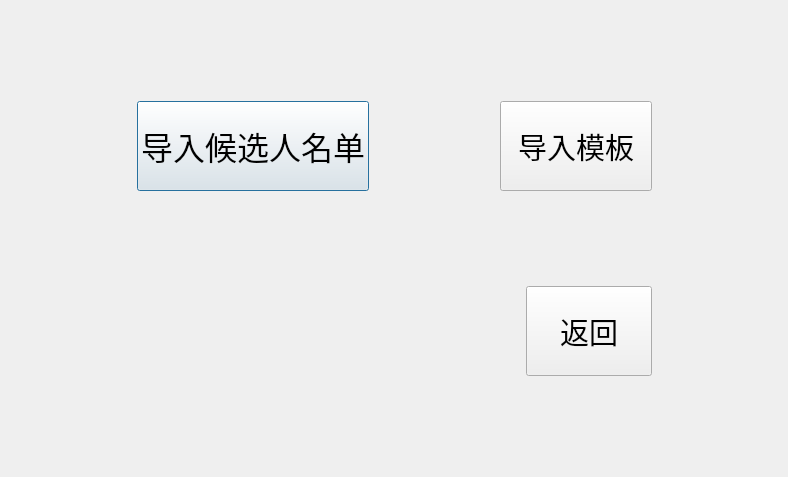
<?xml version="1.0" encoding="UTF-8"?>
<ui version="4.0">
 <class>NanHao_main_candidates</class>
 <widget class="QDialog" name="NanHao_main_candidates">
  <property name="geometry">
   <rect>
    <x>0</x>
    <y>0</y>
    <width>788</width>
    <height>477</height>
   </rect>
  </property>
  <property name="windowTitle">
   <string>NanHao_main_candidates</string>
  </property>
  <property name="styleSheet">
   <string notr="true"/>
  </property>
  <layout class="QGridLayout" name="gridLayout">
   <item row="1" column="1">
    <widget class="QPushButton" name="pushButton">
     <property name="sizePolicy">
      <sizepolicy hsizetype="Expanding" vsizetype="Expanding">
       <horstretch>0</horstretch>
       <verstretch>0</verstretch>
      </sizepolicy>
     </property>
     <property name="font">
      <font>
       <family>华文新魏</family>
       <pointsize>24</pointsize>
      </font>
     </property>
     <property name="text">
      <string>导入候选人名单</string>
     </property>
    </widget>
   </item>
   <item row="1" column="3" colspan="2">
    <widget class="QPushButton" name="pushButton_2">
     <property name="sizePolicy">
      <sizepolicy hsizetype="Expanding" vsizetype="Expanding">
       <horstretch>0</horstretch>
       <verstretch>0</verstretch>
      </sizepolicy>
     </property>
     <property name="font">
      <font>
       <family>华文新魏</family>
       <pointsize>22</pointsize>
      </font>
     </property>
     <property name="text">
      <string>导入模板</string>
     </property>
    </widget>
   </item>
   <item row="3" column="4">
    <widget class="QPushButton" name="exitBt">
     <property name="sizePolicy">
      <sizepolicy hsizetype="Expanding" vsizetype="Expanding">
       <horstretch>0</horstretch>
       <verstretch>0</verstretch>
      </sizepolicy>
     </property>
     <property name="font">
      <font>
       <family>华文新魏</family>
       <pointsize>22</pointsize>
      </font>
     </property>
     <property name="text">
      <string>返回</string>
     </property>
    </widget>
   </item>
   <item row="1" column="2">
    <spacer name="horizontalSpacer_2">
     <property name="orientation">
      <enum>Qt::Horizontal</enum>
     </property>
     <property name="sizeHint" stdset="0">
      <size>
       <width>40</width>
       <height>20</height>
      </size>
     </property>
    </spacer>
   </item>
   <item row="1" column="0">
    <spacer name="horizontalSpacer">
     <property name="orientation">
      <enum>Qt::Horizontal</enum>
     </property>
     <property name="sizeHint" stdset="0">
      <size>
       <width>40</width>
       <height>20</height>
      </size>
     </property>
    </spacer>
   </item>
   <item row="1" column="5">
    <spacer name="horizontalSpacer_3">
     <property name="orientation">
      <enum>Qt::Horizontal</enum>
     </property>
     <property name="sizeHint" stdset="0">
      <size>
       <width>40</width>
       <height>20</height>
      </size>
     </property>
    </spacer>
   </item>
   <item row="2" column="3">
    <spacer name="verticalSpacer_2">
     <property name="orientation">
      <enum>Qt::Vertical</enum>
     </property>
     <property name="sizeHint" stdset="0">
      <size>
       <width>20</width>
       <height>40</height>
      </size>
     </property>
    </spacer>
   </item>
   <item row="0" column="3">
    <spacer name="verticalSpacer">
     <property name="orientation">
      <enum>Qt::Vertical</enum>
     </property>
     <property name="sizeHint" stdset="0">
      <size>
       <width>20</width>
       <height>40</height>
      </size>
     </property>
    </spacer>
   </item>
   <item row="4" column="4">
    <spacer name="verticalSpacer_3">
     <property name="orientation">
      <enum>Qt::Vertical</enum>
     </property>
     <property name="sizeHint" stdset="0">
      <size>
       <width>20</width>
       <height>40</height>
      </size>
     </property>
    </spacer>
   </item>
  </layout>
 </widget>
 <layoutdefault spacing="6" margin="11"/>
 <resources>
  <include location="NanHao.qrc"/>
 </resources>
 <connections>
  <connection>
   <sender>exitBt</sender>
   <signal>clicked()</signal>
   <receiver>NanHao_main_candidates</receiver>
   <slot>returns()</slot>
   <hints>
    <hint type="sourcelabel">
     <x>650</x>
     <y>374</y>
    </hint>
    <hint type="destinationlabel">
     <x>617</x>
     <y>351</y>
    </hint>
   </hints>
  </connection>
  <connection>
   <sender>pushButton</sender>
   <signal>clicked()</signal>
   <receiver>NanHao_main_candidates</receiver>
   <slot>import()</slot>
   <hints>
    <hint type="sourcelabel">
     <x>167</x>
     <y>167</y>
    </hint>
    <hint type="destinationlabel">
     <x>380</x>
     <y>101</y>
    </hint>
   </hints>
  </connection>
  <connection>
   <sender>pushButton_2</sender>
   <signal>clicked()</signal>
   <receiver>NanHao_main_candidates</receiver>
   <slot>import_model()</slot>
   <hints>
    <hint type="sourcelabel">
     <x>598</x>
     <y>142</y>
    </hint>
    <hint type="destinationlabel">
     <x>717</x>
     <y>73</y>
    </hint>
   </hints>
  </connection>
 </connections>
 <slots>
  <slot>returns()</slot>
  <slot>setting_scanner()</slot>
  <slot>import()</slot>
  <slot>importExcel()</slot>
  <slot>import_model()</slot>
 </slots>
</ui>
